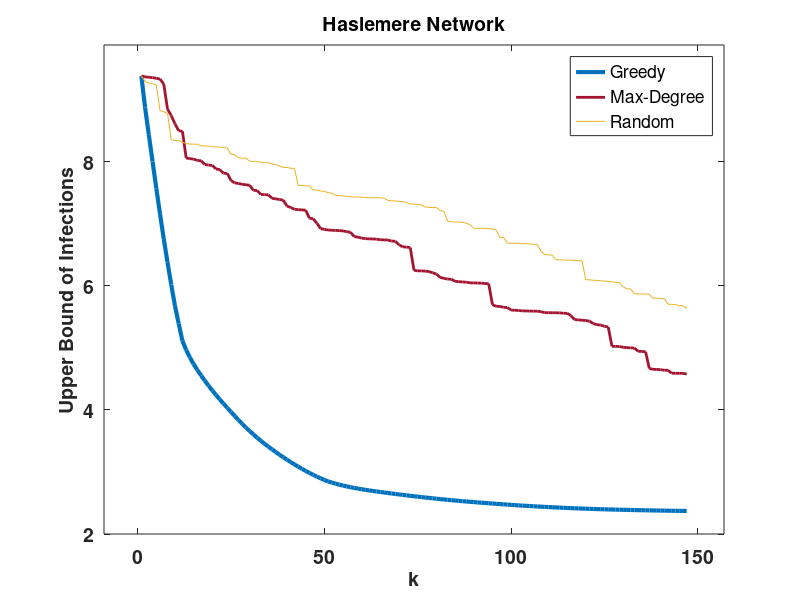

Recreate this plot in MATLAB.
fileID = fopen('results/dsGreedyResult_bbc_13.txt','r');
formatSpec = '%f';
greedy = fscanf(fileID,formatSpec);

fileID = fopen('results/dsMaxDResult_bbc_13.txt','r');
formatSpec = '%f';
maxd = fscanf(fileID,formatSpec);

fileID = fopen('results/dsRandResult_bbc_13.txt','r');
formatSpec = '%f';
rand_up = fscanf(fileID,formatSpec);



k = size(greedy,1);
%k=221;
x = 1:1:k;
plot(x,greedy(1:k,:),'LineWidth',3)

hold on 
plot(x,maxd(1:k,:),'LineWidth',2,'color', [0.6350    0.0780    0.1840])

hold on 
plot(x,rand_up(1:k,:))

set(gca,'FontSize',14,'FontWeight','bold');
xlabel('k','FontSize',14,'FontWeight','bold');
ylabel('Upper Bound of Infections','FontSize',14,'FontWeight','bold');
title('Haslemere Network', 'FontSize',14);
xlim([(min(x)-10) (max(x)+10)]);
ylim([2 (max(greedy(1:k,:)+0.5))]);

legend('Greedy','Max-Degree','Random')